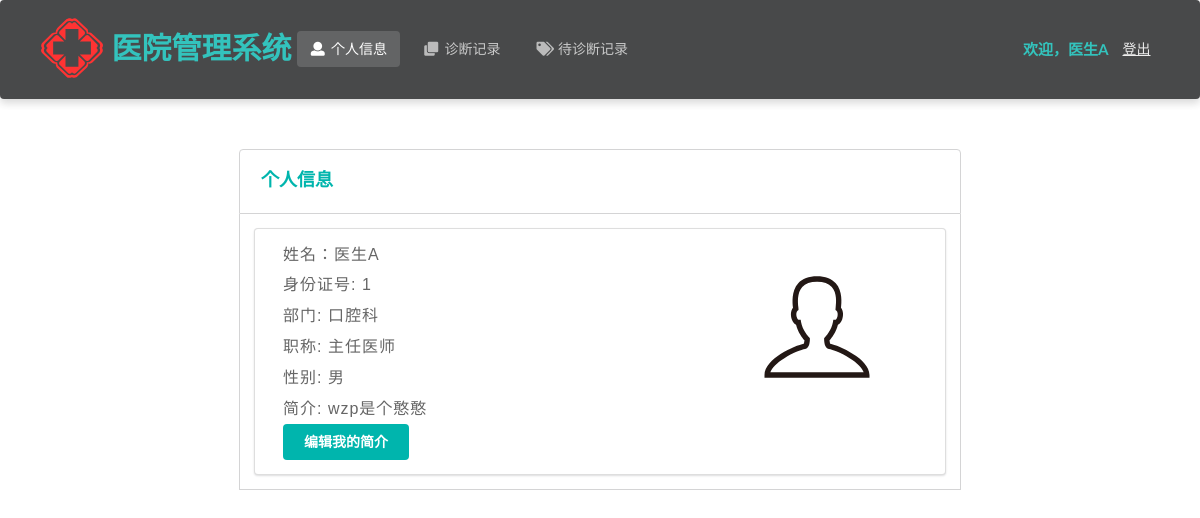
The app's page /doctor/info/ (signed in), older data.
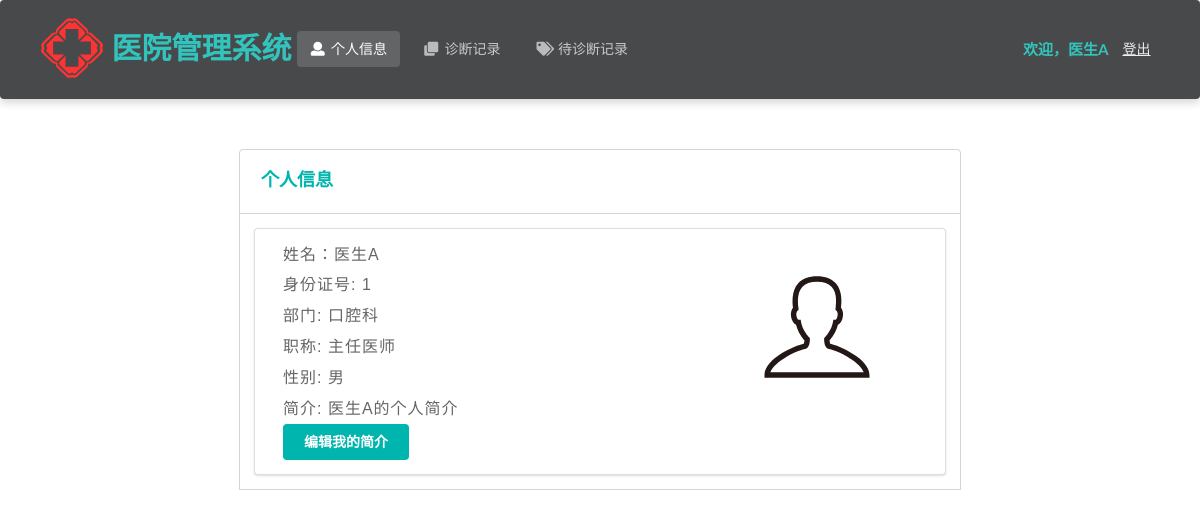
The same page, newer data.
### Hospital/models.py (models this page shows, shortened)
class Doctor(models.Model):
    department_choices = (
        ('Department of Internal Medicine', '内科'),
        ('Department of Surgery', '外科'),
        ('Department of Pediatrics', '儿科'),
        ('Department of Obstetrics and Gynecology', '妇产科'),
        ('Department of Traditional Chinese Medicine', '中医科'),
        ('Department of Dermatology', '皮肤科'),
        ('Department of Oral Medicine', '口腔科'),
    )
    title_choices = (
        ('director physician', '主任医师'),
        ('assistant director physician', '副主任医师'),
        ('physician', '医师')
    )
    name = models.CharField(max_length=10)  # 姓名
    password = models.CharField(max_length=32)  # 密码
    gender = models.CharField(max_length=32, choices=gender_choices)  # 性别
    identity_card_no = models.CharField(max_length=32, unique=True)  # 身份证号
    department = models.CharField(max_length=64, choices=department_choices)  # 科室
    title = models.CharField(max_length=32, choices=title_choices)  # 职称
    description = models.TextField(max_length=512, default='暂无简介')  # 简介
    create_time = models.DateTimeField(auto_now_add=True)  # 注册时间

### Hospital/doctorViews.py (the view)
# urls.py: path('doctor/info/', doctorViews.info),
def info(request):
    identity_card_no = request.session['identity_card_no']
    doctor = models.Doctor.objects.get(identity_card_no=identity_card_no)
    return render(request, 'doctor/info.html', {'doctor': doctor})

### Hospital/templates/doctor/info.html (shortened to what this page needs)
<!DOCTYPE html>
<html lang="ch">
{% load static %}
<head>
    <link rel="stylesheet" href="https://cdn.jsdelivr.net/semantic-ui/2.2.4/semantic.min.css">
    <link rel="stylesheet" href="../../static/Hospital/css/me.css">
    <link rel="stylesheet" href="{% static 'Hospital/css/entry.css' %}">
</head>
<body>
    <nav class="ui inverted  segment m-padded-tb-large m-shadow-small m-opacity-mini">
        <div class="ui container">
            <div class="ui inverted secondary stackable menu">
                <img src="../../static/Hospital/img/logo.svg" height="80" width="80"/>
                <h2 class="ent">医院管理系统</h2>
                <a href="/doctor/info/" class="active m-item item"><i class="user icon"></i>个人信息</a>
                <a href="/doctor/diagnosis/" class="m-item item"><i class="clone icon"></i>诊断记录</a>
                <a href="/doctor/pendingDiagnosis" class="m-item item"><i class="tags icon"></i>待诊断记录</a>
                <div class="right m-item item">
                    <h4 class="ui teal header item">欢迎，{{ doctor.name }}</h4>
                    <a href="/doctor/logout/" class="text-success "><ins>登出</ins></a>
                </div>
            </div>
        </div>
    </nav>
    <div class="m-container-small m-padded-tb-big">
        <div class="container">
            <div class="ui top attached rounded padded segment">
                <div class="ui middle aligned two column grid">
                    <div class="column">
                        <h3 class="ui teal header">个人信息</h3>
                    </div>
                </div>
            </div>
            <div class="ui attached segment">
                <div class="ui segment m-width-middle grid">
                    <div class="ui  eleven wide column">
                        <div class="ui list m-padded-lr">
                        <div class="item m-text">姓名：{{ doctor.name }}</div>
                        <div class="item m-text">身份证号: {{ doctor.identity_card_no}}</div>
                        <div class="item m-text">部门: {{ doctor.get_department_display }}</div>
                        <div class="item m-text">职称: {{ doctor.get_title_display }}</div>
                        <div class="item m-text">性别: {{ doctor.get_gender_display }}</div>
                        <div class="item m-text">简介: {{ doctor.description }}</div>
                        <a href="/doctor/info_edit_description/" class="field m-margin-tb-tiny centered">
                            <button class="ui teal centered button">编辑我的简介</button>
                        </a>
                    </div>
                    </div>
                    <div class="ui five wide column">
                        <div class="m-padded-small">
                            <img src="../../static/Hospital/img/avatar.svg" height="160" width="120" />
                        </div>
                    </div>
                </div>
            </div>
        </div>
            </div>
    <br>
    <br>
    <br>
</body>
</html>

### Hospital/static/Hospital/css/me.css (style rules this page uses)
.m-padded-small { padding: 1em !important; }
.m-padded-tb-large { padding-top: 1.3em !important; padding-bottom: 1.3em !important; }
.m-padded-tb-big { padding-top: 3em !important; padding-bottom: 3em !important; }
.m-padded-lr { padding-left: 1em !important; padding-right: 1em !important; }
.m-text { font-weight: 430 !important; font-size: 16px !important; letter-spacing: 1px !important; line-height: 1.5 !important; }
.m-opacity-mini { opacity: 0.8!important; }
.m-container-small { max-width: 60em !important; margin: auto !important; }
.m-width-middle { max-width: 55em !important; margin: auto !important; }
.m-margin-tb-tiny { margin-top: 0.3em !important; margin-bottom: 0.3em !important; }
.m-shadow-small { -webkit-box-shadow: 0 4px 8px rgba(0,0,0,0.2) !important; box-shadow: 0 4px 8px rgba(0,0,0,0.2) !important; }

### Hospital/static/Hospital/css/entry.css (style rules this page uses)
* { margin: 0; padding: 0; }
a { text-decoration: none; }
body { -webkit-font-smoothing: antialiased; background-color: #fff; font: 12px/1.5 Microsoft YaHei, Heiti SC, tahoma, arial, Hiragino Sans GB, "\5B8B\4F53", sans-serif; color: #666; }
.ui img { margin-top:-10px; margin-bottom:-10px; }
.ui .ent { font-size:30px; margin-top:10px; color:#00B5AD; }

Row changes from the older to the newer data that the page shows:
changed Doctor "医生A": description "wzp是个憨憨" → "医生A的个人简介"
